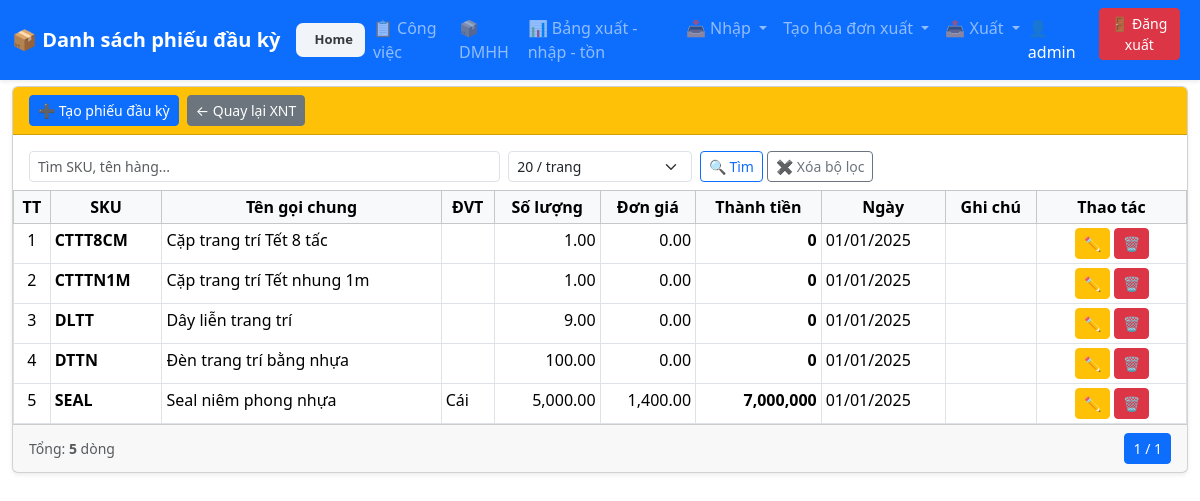
/invoice/summary/opening/ (signed in), run on the app's committed database.
### invoice_reader_app/model_invoice.py (models this page shows, shortened)
class InventoryOpening(models.Model):
    sku = models.CharField(max_length=100, db_index=True)
    ten_goi_chung = models.CharField(max_length=255, blank=True, default='')
    dvt = models.CharField(        max_length=200,        blank=True,        default=''    )
    so_luong = models.FloatField(default=0)
    don_gia = models.FloatField(default=0)
    thanh_tien = models.FloatField(default=0)
    ngay = models.DateField(null=True, blank=True)
    ghi_chu = models.TextField(blank=True, default='')
    created_at = models.DateTimeField(auto_now_add=True)

### invoice_reader_app/inventory_summary.py (the view)
# urls.py: path("summary/opening/",    inventory_opening_list,    name="inventory_opening_list"),
@login_required
def inventory_opening_list(request):
    search = request.GET.get("search", "").strip()
    per_page = request.GET.get("per_page", "20")
    try:
        per_page = int(per_page)
    except ValueError:
        per_page = 20
    qs = InventoryOpening.objects.all().order_by(
        "-ngay",
        "-id"
    )
    if search:
        qs = qs.filter(
            Q(sku__icontains=search) |
            Q(ten_goi_chung__icontains=search) |
            Q(ghi_chu__icontains=search)
        )
    paginator = Paginator(
        qs,
        per_page
    )
    page_number = request.GET.get("page")
    page_obj = paginator.get_page(
        page_number
    )
    return render(
        request,
        "inventory_opening_list.html",
        {
            "page_obj": page_obj,
            "search": search,
            "per_page": per_page,
        }
    )

### invoice_reader_app/context_processors.py (called while the page is built)
def current_fiscal_year(request):
    return {
        "current_year": request.session.get(
            "fiscal_year", datetime.now().year
        )
    }

### invoice_reader_app/templates/inventory_opening_list.html (shortened to what this page needs)
{% extends 'base.html' %}
{% load humanize %}
{% block navbar_title %}
📦 Danh sách phiếu đầu kỳ
{% endblock %}
{% block content %}
<div class="container-fluid py-3">
    <div class="card shadow-sm">
        <div class="card-header bg-warning d-flex justify-content-between align-items-center">
            <div class="d-flex gap-2">
                <a href="{% url 'inventory_opening_import' %}"
                   class="btn btn-primary btn-sm">
                    ➕ Tạo phiếu đầu kỳ
                </a>
                <a href="{% url 'inventory_summary' %}"
                   class="btn btn-secondary btn-sm">
                    ← Quay lại XNT
                </a>
            </div>
        </div>
        <div class="card-body pb-2">
            <form method="get"
                  class="row g-2">
                <div class="col-md-5">
                    <input type="text"
                           name="search"
                           value="{{ search }}"
                           class="form-control form-control-sm"
                           placeholder="Tìm SKU, tên hàng...">
                </div>
                <div class="col-md-2">
                    <select name="per_page"
                            class="form-select form-select-sm">
                        <option value="20"
                            {% if per_page == 20 %}selected{% endif %}>
                            20 / trang
                        </option>
                    </select>
                </div>
<div class="col-auto">
    <button type="submit" class="btn btn-outline-primary btn-sm">
        🔍 Tìm
    </button>
    <a href="{% url 'inventory_opening_list' %}"
       class="btn btn-outline-secondary btn-sm">
        ✖ Xóa bộ lọc
    </a>
</div>
            </form>
        </div>
        <div class="table-responsive">
            <table class="table table-bordered table-hover table-sm mb-0">
                <thead class="table-light">
                    <tr class="text-center">
                        <th >
                            TT
                        </th>
                        <th>
                            SKU
                        </th>
                        <th>
                            Tên gọi chung
                        </th>
                        <th>
                            ĐVT
                        </th>
                        <th >
                            Số lượng
                        </th>
                        <th >
                            Đơn giá
                        </th>
                        <th >
                            Thành tiền
                        </th>
                        <th>
                            Ngày
                        </th>
                        <th>
                            Ghi chú
                        </th>
                        <th class="text-center"
                            style="width:150px;">
                            Thao tác
                        </th>
                    </tr>
                </thead>
                <tbody>
                {% for item in page_obj %}
                    <tr>
                        <td class="text-center">
                            {{ forloop.counter0|add:page_obj.start_index }}
                        </td>
                        <td>
                            <strong>
                                {{ item.sku }}
                            </strong>
                        </td>
                        <td>
                            {{ item.ten_goi_chung }}
                        </td>
                        <td>
                            {{ item.dvt }}
                        </td>
                        <td class="text-end">
                            {{ item.so_luong|floatformat:2|intcomma }}
                        </td>
                        <td class="text-end">
                            {{ item.don_gia|floatformat:2|intcomma }}
                        </td>
                        <td class="text-end fw-bold">
                            {{ item.thanh_tien|floatformat:0|intcomma }}
                        </td>
                        <td>
                            {{ item.ngay|date:"d/m/Y" }}
                        </td>
                        <td>
                        </td>
                        <td class="text-center">
                            <div class="d-flex justify-content-center gap-1">
                                <a href="{% url 'inventory_opening_edit' item.pk %}"
                                   class="btn btn-warning btn-sm"
                                   title="Sửa">
                                    ✏️
                                </a>
                                <form method="post"
                                      action="{% url 'inventory_opening_delete' item.pk %}"
                                      onsubmit="return confirm('Bạn có chắc muốn xóa phiếu đầu kỳ này?');">
                                    <button type="submit"
                                            class="btn btn-danger btn-sm"
                                            title="Xóa">
                                        🗑️
                                    </button>
                                </form>
                            </div>
                        </td>
                    </tr>
                {% endfor %}
                </tbody>
            </table>
        </div>
        {% if page_obj %}
        <div class="card-footer">
            <div class="d-flex justify-content-between align-items-center">
                <div class="text-muted small">
                    Tổng:
                    <strong>
                        {{ page_obj.paginator.count }}
                    </strong>
                    dòng
                </div>
                <nav>
                    <ul class="pagination pagination-sm mb-0">
                        <li class="page-item active">
                            <span class="page-link">
                                {{ page_obj.number }}
                                /
                                {{ page_obj.paginator.num_pages }}
                            </span>
                        </li>
                    </ul>
                </nav>
            </div>
        </div>
        {% endif %}
    </div>
</div>
{% endblock %}

### invoice_reader_app/templates/base.html (shortened to what this page needs)
{% load static %}
{% load custom_tags %}
<!DOCTYPE html>
<html lang="vi">
<head>
  <link href="https://cdn.jsdelivr.net/npm/bootstrap@5.3.3/dist/css/bootstrap.min.css" rel="stylesheet">
  <link rel="stylesheet" href="{% static 'css/style.css' %}">
</head>
<body>
<nav class="navbar navbar-expand-lg navbar-dark bg-primary shadow-sm fixed-top">
  <div class="container-fluid">
    <a class="navbar-brand fw-bold text-white" href="#">
        {% block navbar_title %}Quản lý{% endblock %}
    </a>
    <a href="{% url 'home' %}" class="home-button" title="Trang chủ">
        <span>Home</span>
    </a>
    <div class="collapse navbar-collapse" id="navbarNav">
      <ul class="navbar-nav ms-auto">
<li class="nav-item">
    <a
        class="nav-link {% if request.resolver_match.url_name == 'work_task_list' %}active{% endif %}"
        href="{% url 'work_task_list' %}"
    >
        📋 Công việc
    </a>
</li>
<li class="nav-item">
    <a
        class="nav-link {% if request.resolver_match.url_name == 'product_dmhh' %}active{% endif %}"
        href="{% url 'product_dmhh' %}"
    >
        📦 DMHH
    </a>
</li>
<li class="nav-item">
    <a
        class="nav-link {% if request.resolver_match.url_name == 'inventory_summary' %}active{% endif %}"
        href="{% url 'inventory_summary' %}"
    >
        📊 Bảng xuất - nhập - tồn
    </a>
</li>
<li class="nav-item dropdown">
    <a
        class="nav-link dropdown-toggle
        "        href="#"        id="productsDropdown"        role="button"        data-bs-toggle="dropdown"        aria-expanded="false"    >
        📥 Nhập
    </a>
</li>
<li class="nav-item dropdown">
  <a class="nav-link dropdown-toggle
     "     href="#"     id="exportInvoiceDropdown"     role="button"     data-bs-toggle="dropdown"     aria-expanded="false">    Tạo hóa đơn xuất  </a>
</li>
<li class="nav-item dropdown position-static">
  <a href="#" class="nav-link dropdown-toggle
    "
     id="exportDropdown" role="button" data-bs-toggle="dropdown" aria-expanded="false">
    📤 Xuất
  </a>
</li>
        {% if user.is_authenticated %}
          <li class="nav-item me-3 d-flex align-items-center">
            <span class="navbar-text text-white">
              👤 {{ user.username }}
            </span>
          </li>
          <li class="nav-item me-2">
            <form method="post" action="{% url 'logout' %}">
              <button type="submit" class="btn btn-danger btn-sm">
                🚪 Đăng xuất
              </button>
            </form>
          </li>
        {% endif %}
      </ul>
    </div>
  </div>
</nav>
  <div class="{{ container_class }} flex-grow-1 d-flex flex-column" style="min-height:0">
    {% block content %}{% endblock %}
  </div>
</body>
</html>

### invoice_reader_app/templates/base.html (style rules this page uses)
body { padding-top: 70px; }
.home-button { display: inline-flex; align-items: center; gap: 6px; padding: 7px 12px; color: #343a40; background: #f1f4f8; border-radius: 7px; text-decoration: none; font-size: 13px; font-weight: 600; transition: .2s; }

### data on the page
InventoryOpening: sku "CTTT8CM", ten_goi_chung "Cặp trang trí Tết 8 tấc", so_luong "1.00", don_gia "0.00", thanh_tien "0", ngay "01/01/2025"
InventoryOpening: sku "CTTTN1M", ten_goi_chung "Cặp trang trí Tết nhung 1m", so_luong "1.00", don_gia "0.00", thanh_tien "0", ngay "01/01/2025"
InventoryOpening: sku "DLTT", ten_goi_chung "Dây liễn trang trí", so_luong "9.00", don_gia "0.00", thanh_tien "0", ngay "01/01/2025"
InventoryOpening: sku "DTTN", ten_goi_chung "Đèn trang trí bằng nhựa", so_luong "100.00", don_gia "0.00", thanh_tien "0", ngay "01/01/2025"
InventoryOpening: sku "SEAL", ten_goi_chung "Seal niêm phong nhựa", dvt "Cái", so_luong "5,000.00", don_gia "1,400.00", thanh_tien "7,000,000", ngay "01/01/2025"

### other printed values
{{ user.username }} "admin"
{{ page_obj.paginator.count }} "5"
{{ page_obj.number }} "1"
{{ page_obj.paginator.num_pages }} "1"
